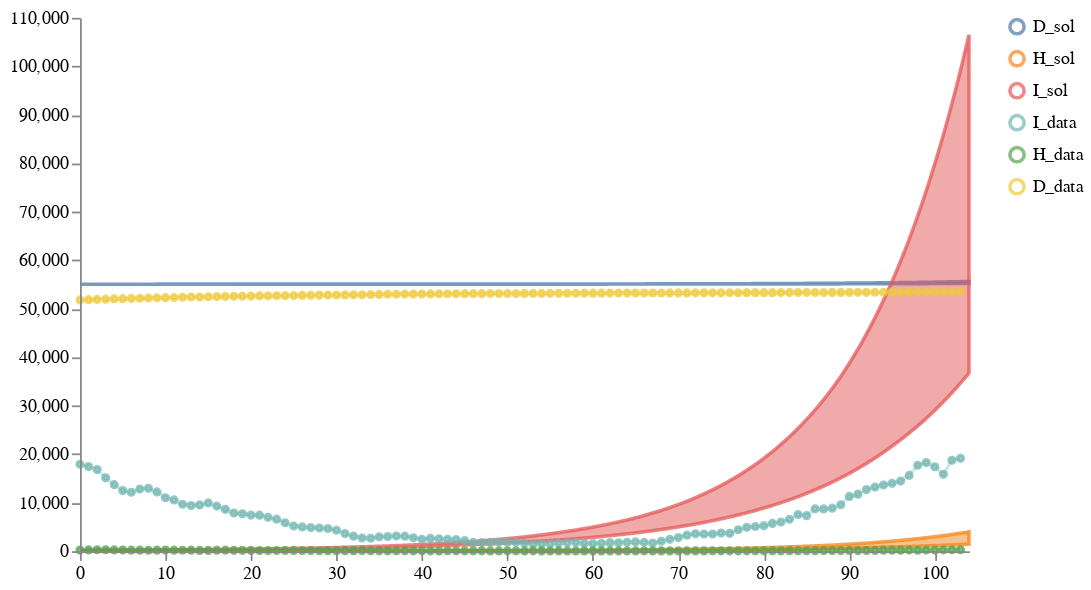

Source (notebook cell):
### Markdown cell above
### MODEL 1 - SEIRHD stratified into four age groups, vaccine status (vaccinated or unvaccinated), and variant (wild type, Delta, and Omicron)

### Code cell
num_samples = 100
models = [model1]
data_location = DATA_PATH + "NYS_T2_forecast1.csv"
weights = [1]
solution_mappings = [{"I": "infected", "H": "hospitalized", "D": "dead"}] # "column name in data": "observable or state variable in model"

# Run the calibration and sampling
result1A1 = load_and_calibrate_and_sample_ensemble_model(
    models,
    data_location,
    weights,
    solution_mappings,
    num_samples,
    timepoints1,
    verbose=True,
    total_population=19340000,
    num_iterations=N_ITERATIONS,
    time_unit="days",
    visual_options={"title": "Calibrated Ensemble", "keep":".*_sol"}
)

# Plot results
schema = plots.trajectories(pd.DataFrame(result1A1["data"]), keep=".*_sol",
                            points=all_data1.reset_index(drop=True).rename(columns={"I":"I_data", "H":"H_data", "D":"D_data"}),
                           )
schema = plots.pad(schema, 5)
plots.ipy_display(schema)

### Figure 1 — Vega specification as saved in the notebook (floating-point values rounded to 4 significant figures; data arrays with more than 128 entries replaced by an {"elided": "..."} marker saying what was removed)
{"$schema": "https://vega.github.io/schema/vega/v5.json", "axes": [{"name": "x_axis", "orient": "bottom", "scale": "xscale", "zindex": 100}, {"name": "y_axis", "orient": "left", "scale": "yscale", "zindex": 100}], "data": [{"name": "distributions", "values": {"elided": "3123 records"}}, {"name": "traces", "transform": [{"expr": "isValid(datum.value)", "type": "filter"}], "values": []}, {"name": "points", "values": {"elided": "312 records"}}, {"name": "markers", "values": []}, {"name": "selected", "on": [{"remove": true, "trigger": "clear"}, {"remove": true, "trigger": "!shift"}, {"insert": "clicked", "trigger": "!shift && clicked"}, {"toggle": "clicked", "trigger": "shift && clicked"}]}], "height": 300, "legends": [{"encode": {"labels": {"interactive": true, "name": "legendLabel", "update": {"opacity": [{"test": "!length(data('selected')) || indata('selected', 'value', datum.value)", "value": 1}, {"value": 0.25}]}}, "symbols": {"interactive": true, "name": "legendSymbol", "update": {"fill": {"value": "transparent"}, "opacity": [{"test": "!length(data('selected')) || indata('selected', 'value', datum.value)", "value": 0.7}, {"value": 0.15}], "size": {"value": 64}, "strokeWidth": {"value": 2}}}}, "name": "color_legend", "stroke": "color"}], "marks": [{"from": {"facet": {"data": "points", "groupby": "trajectory", "name": "points_split"}}, "marks": [{"encode": {"hover": {"fillOpacity": {"value": 0.9}}, "update": {"fill": {"field": "trajectory", "scale": "color"}, "fillOpacity": [{"test": "!length(data('selected')) || indata('selected', 'value', datum.trajectory)", "value": 0.5}, {"value": 0.15}], "size": {"value": 10}, "stroke": {"field": "trajectory", "scale": "color"}, "strokeOpacity": [{"test": "!length(data('selected')) || indata('selected', 'value', datum.trajectory)", "value": 0.75}, {"value": 0.15}], "strokeWidth": {"value": 2}, "tooltip": {"field": "value"}, "x": {"field": "timepoint", "scale": "xscale"}, "y": {"field": "value", "scale": "yscale"}}}, "from": {"data": "points_split"}, "name": "_points_symbol", "type": "symbol", "zindex": 3}, {"encode": {"hover": {"fillOpacity": {"value": 0.9}}, "update": {"interpolate": {"value": "linear"}, "stroke": {"field": "trajectory", "scale": "color"}, "strokeOpacity": [{"test": "!length(data('selected')) || indata('selected', 'value', datum.trajectory)", "value": 0.3}, {"value": 0.1}], "strokeWidth": {"value": 2}, "x": {"field": "timepoint", "scale": "xscale"}, "y": {"field": "value", "scale": "yscale"}}}, "from": {"data": "points_split"}, "name": "_points_line", "type": "line", "zindex": 3}], "name": "_points", "type": "group", "zindex": 3}, {"from": {"facet": {"data": "traces", "groupby": "trajectory", "name": "traces_split"}}, "marks": [{"encode": {"hover": {"fillOpacity": {"value": 0.9}}, "update": {"interpolate": {"value": "linear"}, "stroke": {"field": "trajectory", "scale": "color"}, "strokeOpacity": [{"test": "!length(data('selected')) || indata('selected', 'value', datum.trajectory)", "value": 0.75}, {"value": 0.15}], "strokeWidth": {"value": 2}, "x": {"field": "timepoint", "scale": "xscale"}, "y": {"field": "value", "scale": "yscale"}}}, "from": {"data": "traces_split"}, "name": "_traces_lines", "type": "line"}], "name": "_traces", "type": "group", "zindex": 2}, {"from": {"facet": {"data": "distributions", "groupby": "trajectory", "name": "trajectory_split"}}, "marks": [{"encode": {"hover": {"fillOpacity": {"value": 0.9}}, "update": {"fill": {"field": "trajectory", "scale": "color"}, "fillOpacity": [{"test": "!length(data('selected')) || indata('selected', 'value', datum.trajectory)", "value": 0.5}, {"value": 0.15}], "interpolate": {"value": "linear"}, "stroke": {"field": "trajectory", "scale": "color"}, "strokeOpacity": [{"test": "!length(data('selected')) || indata('selected', 'value', datum.trajectory)", "value": 0.75}, {"value": 0.15}], "strokeWidth": {"value": 2}, "x": {"field": "timepoint", "scale": "xscale"}, "y": {"field": "upper", "scale": "yscale"}, "y2": {"field": "lower", "scale": "yscale"}}}, "from": {"data": "trajectory_split"}, "type": "area"}], "name": "_distributions", "type": "group", "zindex": 1}, {"marks": [{"encode": {"enter": {"stroke": {"value": "lightgray"}}, "update": {"opacity": {"value": 1}, "x": {"field": "timepoint", "scale": "xscale"}, "y": {"signal": "height"}, "y2": {"value": 0}}}, "from": {"data": "markers"}, "name": "_marker text", "type": "rule"}, {"encode": {"enter": {"fontSize": {"value": 8}, "text": {"field": "datum.label"}, "y": {"value": 0}}}, "from": {"data": "_marker text"}, "name": "_marker flags", "transform": [{"as": ["x", "_y", "opacity", "align", "baseline"], "lineAnchor": "start", "offset": [1], "size": {"signal": "[width, height]"}, "type": "label"}], "type": "text"}], "name": "_markers", "type": "group"}], "padding": 5, "scales": [{"domain": {"fields": [{"data": "distributions", "field": "timepoint"}, {"data": "traces", "field": "timepoint"}, {"data": "points", "field": "timepoint"}, {"data": "markers", "field": "timepoint"}]}, "name": "xscale", "range": "width", "type": "linear", "zero": false}, {"domain": {"fields": [{"data": "distributions", "field": "lower"}, {"data": "distributions", "field": "upper"}, {"data": "traces", "field": "value"}, {"data": "points", "field": "value"}]}, "name": "yscale", "nice": true, "range": "height", "type": "linear", "zero": true}, {"domain": {"fields": [{"data": "distributions", "field": "trajectory"}, {"data": "traces", "field": "trajectory"}, {"data": "points", "field": "trajectory"}]}, "name": "color", "range": "category", "type": "ordinal"}], "signals": [{"name": "clear", "on": [{"events": "mouseup[!event.item]", "force": true, "update": "true"}], "value": true}, {"name": "shift", "on": [{"events": "@legendSymbol:click, @legendLabel:click", "force": true, "update": "event.shiftKey"}], "value": false}, {"name": "clicked", "on": [{"events": "@legendSymbol:click, @legendLabel:click", "force": true, "update": "{value: datum.value}"}], "value": null}], "width": 500}
